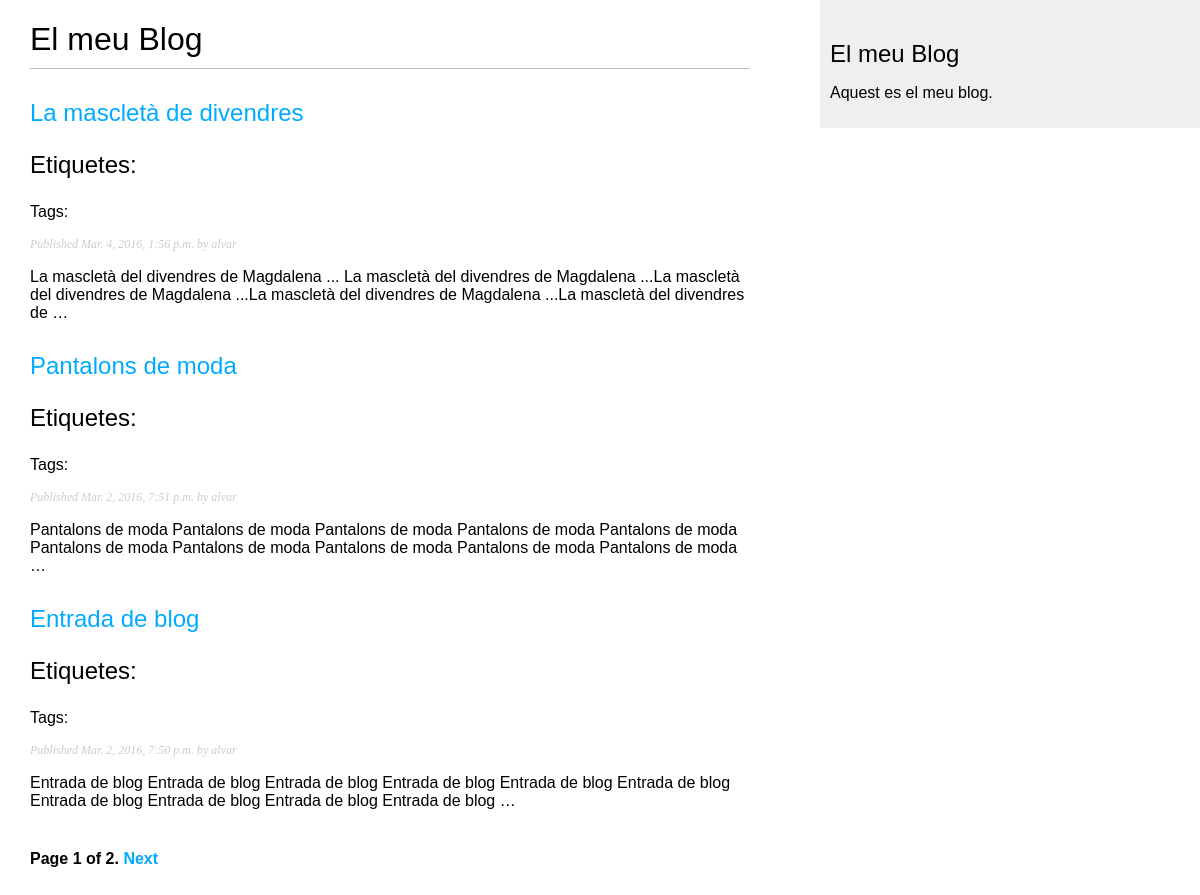
/blog/, run on an earlier commit of the app's database.
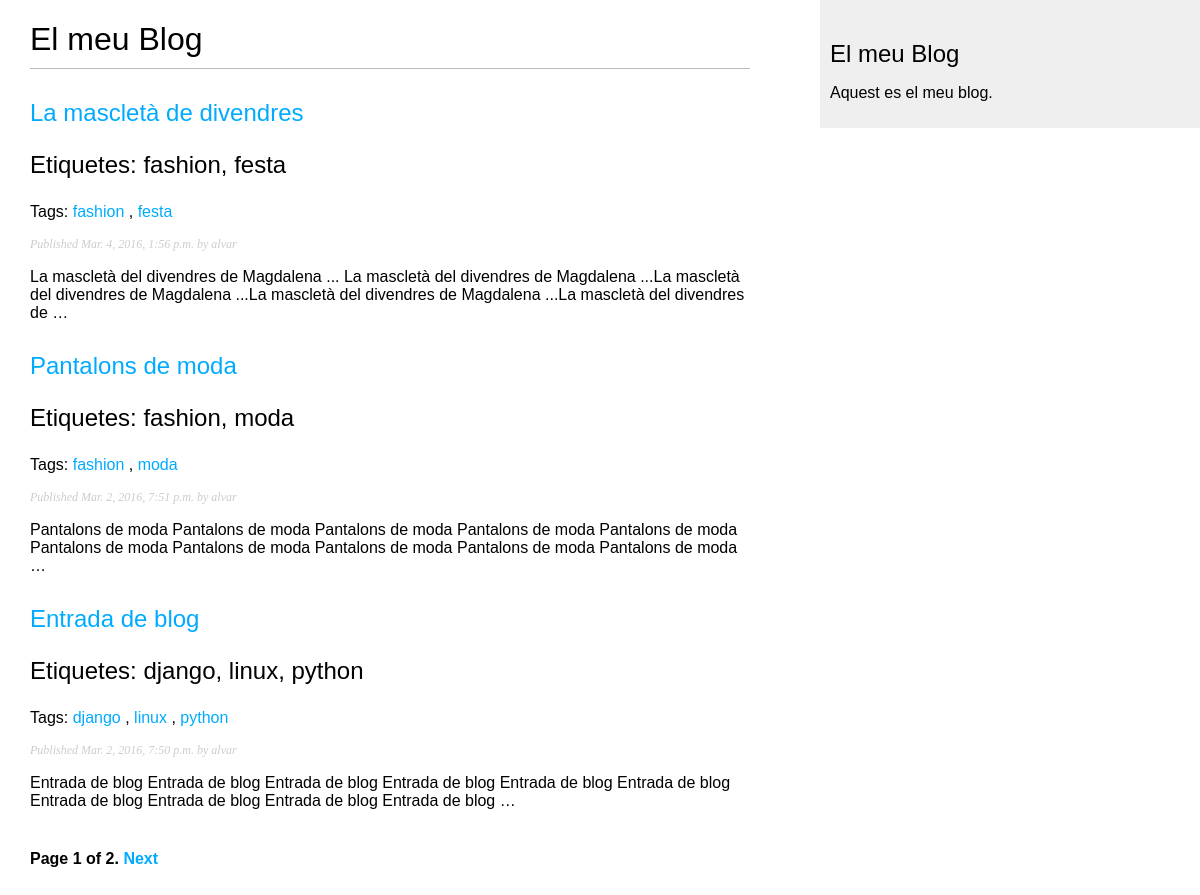
And on a later commit of the database.
### blog/models.py (models this page shows, shortened)
class Post(models.Model):
	STATUS_CHOICES = (('draft', 'Draft'),('published', 'Published'),)
	title = models.CharField(max_length=250)
	slug = models.SlugField(max_length=250, unique_for_date='publish')
	author = models.ForeignKey(User, related_name='blog_posts')
	body = models.TextField()
	publish = models.DateTimeField(default=timezone.now)
	created = models.DateTimeField(auto_now_add=True)
	updated = models.DateTimeField(auto_now=True)
	status = models.CharField(max_length=10, choices=STATUS_CHOICES, default='draft')
	tags = TaggableManager()
	objects = models.Manager() # The default manager.
	published = PublishedManager() # Our custom manager.
	def get_absolute_url(self):
		return reverse('blog:post_detail',
	                          args=[self.publish.year,
	                                self.publish.strftime('%m'),
	                                self.publish.strftime('%d'),
	                                self.slug])
	class Meta:
		ordering = ('-publish',)

### blog/views.py (the view)
# urls.py: url(r'^tag/(?P<tag_slug>[-\w]+)/$', views.post_list, name='post_list_by_tag'),
def post_list(request, tag_slug=None):
	object_list = Post.published.all()
	tag = None
	if tag_slug:
		tag = get_object_or_404(Tag, slug=tag_slug)
		object_list = object_list.filter(tags__in=[tag])
	paginator = Paginator(object_list, 3) # 3 posts in each page
	page = request.GET.get('page')
	try:
		posts = paginator.page(page)
	except PageNotAnInteger:
		posts = paginator.page(1)
	except EmptyPage:
		posts = paginator.page(paginator.num_pages)
	return render(request, 'blog/post/list.html', {'page':page, 'posts': posts, 'tag': tag})

### blog/models.py (called while the page is built)
	def get_queryset(self):
		return super(PublishedManager, self).get_queryset().filter(status='published')

### templates/blog/post/list.html (shortened to what this page needs)
{% extends "blog/base.html" %}
{% block content %}
  <h1>El meu Blog</h1>
  {% for post in posts %}
    <h2>
      <a href="{{ post.get_absolute_url }}"> {{ post.title }} </a>
      <p class="tags">Etiquetes: {{ post.tags.all|join:", " }}</p>
    </h2>
    <p class="tags">
      Tags:
        {% for tag in post.tags.all %}
          <a href="{% url "blog:post_list_by_tag" tag.slug %}">
            {{ tag.name }}
          </a>
          {% if not forloop.last %}, {% endif %}
        {% endfor %}
    </p>
    <p class="date">
      Published {{ post.publish }} by {{ post.author }}
    </p>
    {{ post.body|truncatewords:30|linebreaks }}
  {% endfor %}
  {% include "pagination.html" with page=posts %}
{% endblock %}

### templates/blog/base.html (shortened to what this page needs)
{% load staticfiles %}
<!DOCTYPE html>
<html>
<head>
  <link href="{% static "css/blog.css" %}" rel="stylesheet">
</head>
<body>
  <div id="content">
    {% block content %}
    {% endblock %}
  </div>
  <div id="sidebar">
    <h2>El meu Blog</h2>
    <p>Aquest es el meu blog.</p>
  </div>
</body>
</html>

### templates/pagination.html (shortened to what this page needs)
<div class="pagination">
     <span class="step-links">
       <span class="current">
         Page {{ page.number }} of {{ page.paginator.num_pages }}.
       </span>
         {% if page.has_next %}
           <a href="?page={{ page.next_page_number }}">Next</a>
         {% endif %}
     </span>
</div>

### blog/static/css/blog.css (style rules this page uses)
body { margin:0; padding:0; font-family:helvetica, sans-serif; }
a { color:#00abff; text-decoration:none; }
h1 { font-weight:normal; border-bottom:1px solid #bbb; padding:0 0 10px 0; }
h2 { font-weight:normal; margin:30px 0 0; }
#content { float:left; width:60%; padding:0 0 0 30px; }
#sidebar { float:right; width:30%; padding:10px; background:#efefef; height:100%; }
p.date { color:#ccc; font-family: georgia, serif; font-size: 12px; font-style: italic; }
.pagination { margin:40px 0; font-weight:bold; }

What changed in the data, as far as the page shows it:
changed Post "La mascletà de divendres": tags.all (not shown) → "fashion, festa"
added Tag: name "fashion"
added Tag: name "festa", shown under Post "La mascletà de divendres"
changed Post "Pantalons de moda": tags.all (not shown) → "fashion, moda"
added Tag: name "moda", shown under Post "Pantalons de moda"
changed Post "Entrada de blog": gains Tag (name "django"); tags.all (not shown) → "django, linux, python"
added Tag: name "linux", shown under Post "Entrada de blog"
added Tag: name "python", shown under Post "Entrada de blog"
